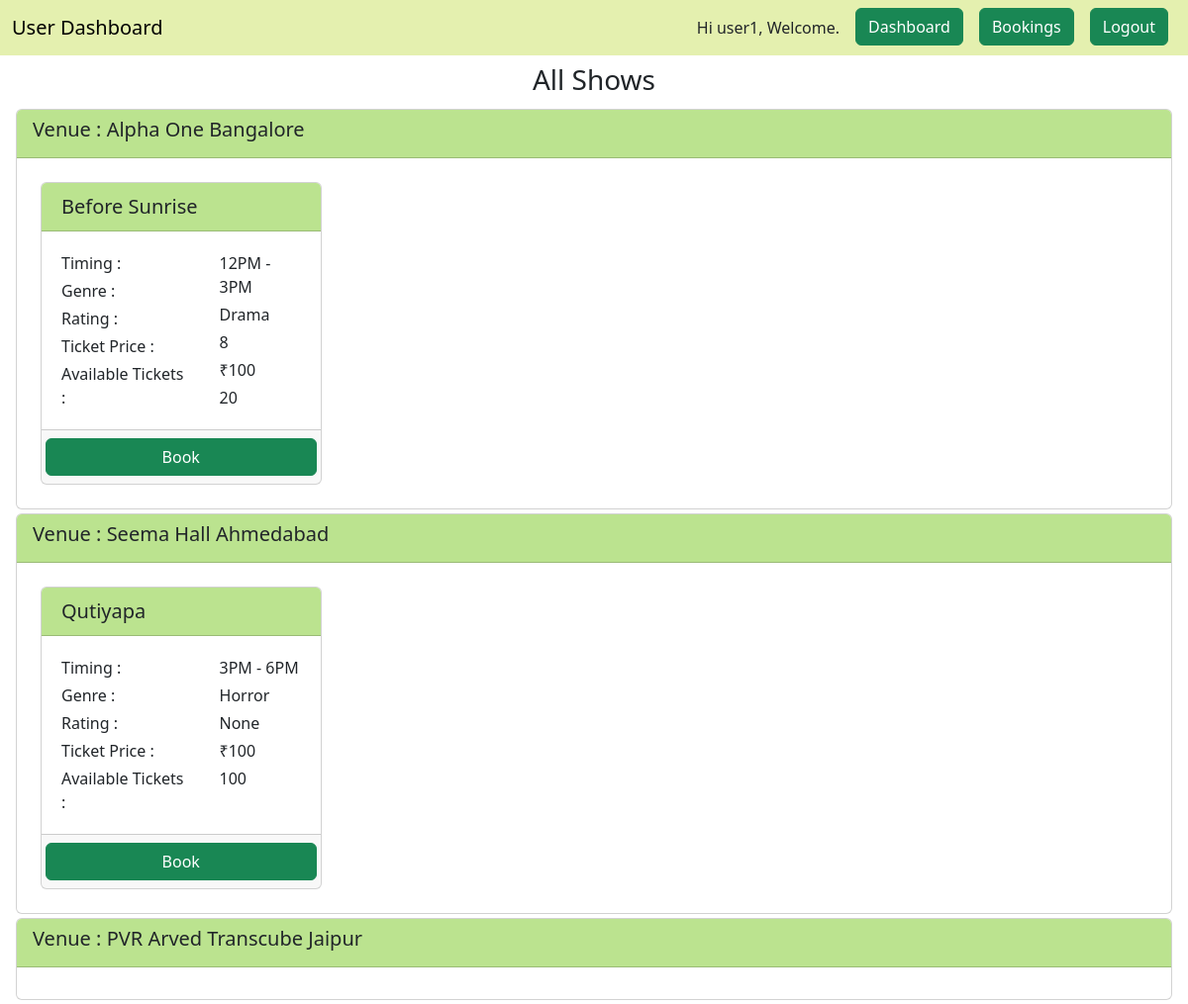
Page /user_dashboard/shows (signed in) on the committed database.
### application/models.py (models this page shows)
class User(db.Model, UserMixin):
    __tablename__='user'
    id=db.Column(db.Integer, autoincrement=True, primary_key=True)
    email=db.Column(db.String, unique=True)
    username=db.Column(db.String)
    password=db.Column(db.String(255))
    active=db.Column(db.Boolean())
    roles=db.relationship('Role', secondary="roles_users")
    fs_uniquifier = db.Column(db.String, unique=True, nullable=False)

class venue(db.Model):
    __tablename__='venue'
    venue_id=db.Column(db.Integer, autoincrement=True, primary_key=True)
    venue_name=db.Column(db.String, unique=True)
    venue_place=db.Column(db.String)
    venue_location=db.Column(db.String)
    venue_capacity=db.Column(db.Integer)
    venue_show=db.relationship("show", secondary="show_venue", backref="show_venue")

class show(db.Model):
    __tablename__='show'
    show_id=db.Column(db.Integer, autoincrement=True, primary_key=True)
    show_name=db.Column(db.String)
    show_timing=db.Column(db.String)
    show_rating=db.Column(db.Integer)
    show_tags=db.Column(db.String)
    show_ticketprice=db.Column(db.Integer)

class show_venue(db.Model):
    __tablename__='show_venue'
    show_venue_id=db.Column(db.Integer, primary_key=True, autoincrement=True)
    show_id=db.Column(db.Integer, db.ForeignKey("show.show_id"), nullable=False)
    venue_id=db.Column(db.Integer, db.ForeignKey("venue.venue_id"), nullable=False)
    available_tickets=db.Column(db.Integer, nullable=True)

### application/views.py (the view)
@app.route("/user_dashboard/shows", methods=["GET"])
@login_required
def all_shows():
    venues=venue.query.all()
    shows=show.query.all()
    show_venues=show_venue.query.all()
    return render_template("all_shows.html",venues=venues,shows=shows, user=current_user, show_venues=show_venues)

### templates/all_shows.html (shortened to what this page needs)
<!DOCTYPE html>
<html lang="en">
<head>
	<link href="https://cdn.jsdelivr.net/npm/bootstrap@5.3.0-alpha1/dist/css/bootstrap.min.css" rel="stylesheet">
</head>
<body>
	<nav class="navbar navbar-expand-lg navbar-light p-0" style="background-color: #E4F0AF">
		<div class="container-fluid">
		  <a class="navbar-brand" href="{{ url_for('user_dashboard') }}">User Dashboard</a>
		  <div class="d-flex flex-row-reverse">
			  <div class="collapse navbar-collapse col-4 " id="navbarSupportedContent">
				  <ul class="navbar-nav">
					  <li class="nav-item p-2 my-2 text-cener">{% if current_user.is_authenticated %}Hi {{current_user.username}}, Welcome.{% endif %}</li>
					  <li class="nav-item p-2"><a class="nav-item btn btn-success" href="{{ url_for('user_dashboard') }}">Dashboard</a></li>
					  <li class="nav-item p-2"><a class="nav-item btn btn-success" href="{{ url_for('user_bookings') }}">Bookings</a></li>
					  <li class="nav-item p-2"><a class="nav-item btn btn-success" href="{{ url_for('security.logout') }}">Logout</a></li>
				  </ul>
			  </div>
		  </div>
		</div>
	  </nav>
	<div class="container-fluid">
		<div class="row">
			<div class="h3 m-2 col text-center">All Shows</div>
		</div>
		{% for venue in venues %}
		<div class="card m-1">
			<div class="card-header" style="background-color: #BBE38F">
				<h5 class="card-title">Venue : {{ venue["venue_name"] }} {{ venue['venue_location'] }}</h5>
			</div>
			<div class="card-body">
				<div class="container ">
					<div class="row align-items-center">
						{% for show in shows %}
						{% for show_venue in show_venues %}
						{% if venue["venue_id"] == show_venue["venue_id"] and show["show_id"] == show_venue["show_id"] %}
						<div class="card m-2 col-3 p-0">
							<div class="card-header" style="background-color: #BBE38F">
								<h5 class="card-title m-1">{{ show["show_name"] }}</h5>
							</div>
							<div class="card-body">
								<div class="row">
									<div class="col-7 text-start">
										<p class="card-text m-1">Timing :</p>
										<p class="card-text m-1">Genre :</p>
										<p class="card-text m-1">Rating :</p>
										<p class="card-text m-1">Ticket Price :</p>
										<p class="card-text m-1">Available Tickets :</p>
									</div>
									<div class="col-5 text-start">
										<p class="card-text m-1">{{ show["show_timing"] }}</p>
										<p class="card-text m-1">{{ show["show_tags"] }}</p>
										<p class="card-text m-1">{{ show["show_rating"] }}</p>
										<p class="card-text m-1">&#x20B9;{{ show["show_ticketprice"] }}</p>
										<p class="card-text m-1">{{ show_venue["available_tickets"] }}</p>
									</div>
								</div>
							</div>
							<div class="card-footer">
								<div class="row justify-content-center">
									{% if show_venue['available_tickets']==0 %}
									<button class="btn btn-secondary" disabled>HOUSEFULL</button>
									{% else %}
									<button class="btn btn-success" data-bs-toggle="modal" data-bs-target="#{{ show['show_id'] }}create_booking">Book</button>
									{% endif %}
								</div>
							</div>
						</div>
						{% endif %}
						{% endfor %}
						{% endfor %}
					</div>
				</div>
			</div>
		</div>
		{% endfor %}
	</div>
</body>
</html>

### rows in the picture
User: username "user1"
venue: venue_name "Alpha One", venue_location "Bangalore"
show: show_name "Before Sunrise", show_timing "12PM - 3PM", show_tags "Drama", show_rating "8", show_ticketprice "100"
show_venue: available_tickets "20"
venue: venue_name "Seema Hall", venue_location "Ahmedabad"
show: show_name "Qutiyapa", show_timing "3PM - 6PM", show_tags "Horror", show_rating "None", show_ticketprice "100"
show_venue: available_tickets "100"
venue: venue_name "PVR Arved Transcube", venue_location "Jaipur"
